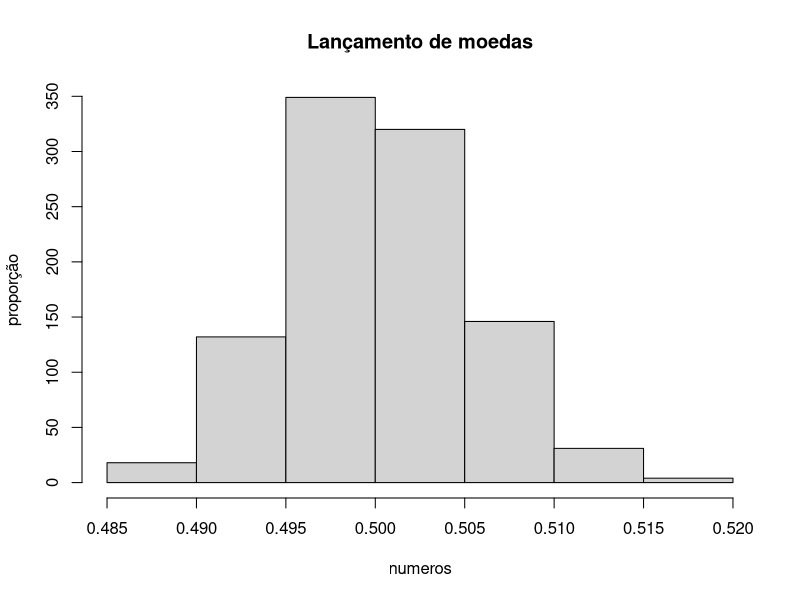

The R script that drew this image:
## ---- chunk 1
    
histograma <- function(numeros, xlab = "proporção", titulo = paste("Lançamento de moedas"), ...) {
  hist(numeros, ylab = xlab, main = titulo)
}



######Lançamento 1 moeda:

moeda <- function(p){
  x <- runif(1)
  if (x < p){
      1
  }else{
      0
  }
}

######Lançamento n moedas:

moedas <- function(p, n = 1){
  for (i in 1:n){
    print(paste(i, ' - ', moeda(p)))
  }
}

######pegando Proporção das moedas:
 
proporcao <- function(p, n = 1){
  valores <- numeric(length(n))  
  prop = 0
  for (i in 1:n){
    valores[i] <- moeda(p)  
  }
  return(sum(valores / n))
  print(sum(valores / n))
}

######Fazendo a simulação, rodando n moedas, k vezes com probabilidade P:

simulacao <- function(k, n, p){
  proporcoes <- numeric(length(k))
  for (i in 1:k){
    proporcoes[i] <- proporcao(p, n)
  }
  print(proporcoes)
}

valores <- simulacao(1000, 10000, 0.5)
summary(valores)
histograma(valores, breaks = 50, col = 3 )

